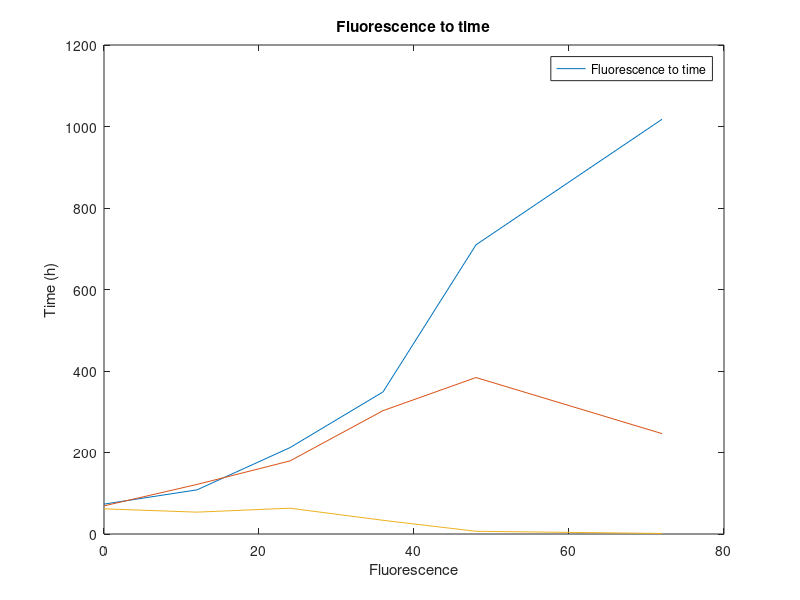
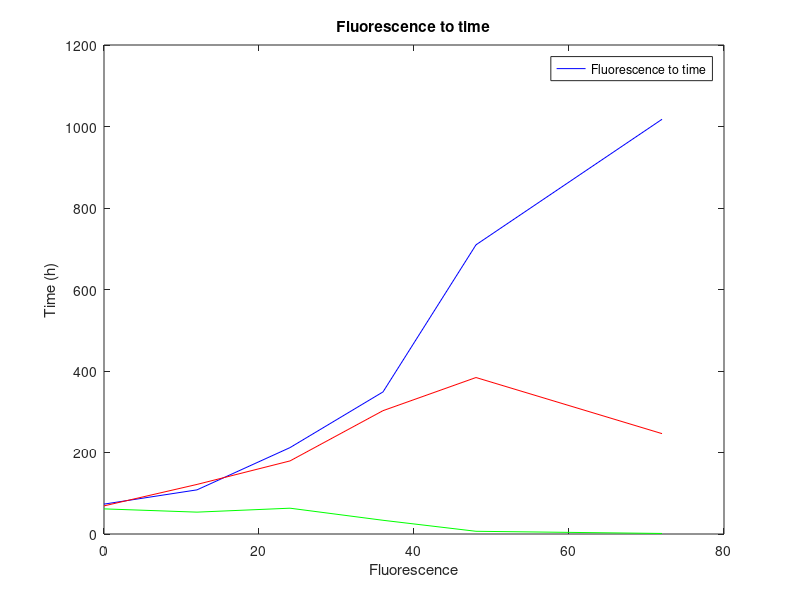

The MATLAB source for these figures, in order:
m=importdata('growthcurve.csv',';')
load growthcurve.mat

time = [0 12 24 36 48 72]

plot(time,m_Neg,"-;Negative control;",time , m_um10, "-;10µM;",time ,m_um100,"-;100µM;");
title("Fluorescence to time");
xlabel("Fluorescence")
ylabel("Time (h)")
legend("Fluorescence to time")
print -djpg image.jpg;

%% subplot(row,column) to put more plots on the same window

plot(time,m_Neg,"b-;Negative control;",time , m_um10, "r-;10µM;",time ,m_um100,"g-;100µM;");
% hold on;
% errorbar(time, m_Neg, std_Neg)
% errorbar(time, m_um10, std_um10)
% errorbar(time , m_um100,std_um100);
title("Fluorescence to time");
xlabel("Fluorescence")
ylabel("Time (h)")
legend("Fluorescence to time")
print -djpg image2.jpg;
